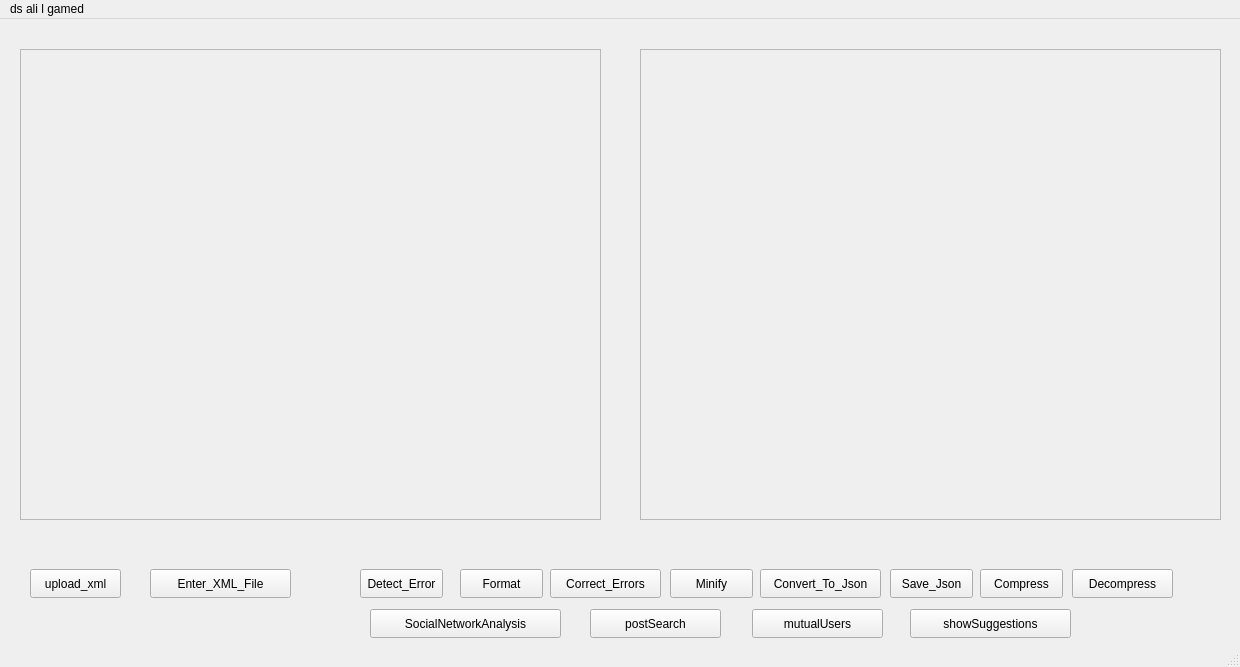
<?xml version="1.0" encoding="UTF-8"?>
<ui version="4.0">
 <class>MainWindow</class>
 <widget class="QMainWindow" name="MainWindow">
  <property name="geometry">
   <rect>
    <x>0</x>
    <y>0</y>
    <width>1240</width>
    <height>667</height>
   </rect>
  </property>
  <property name="windowTitle">
   <string>MainWindow</string>
  </property>
  <widget class="QWidget" name="centralwidget">
   <widget class="QPushButton" name="Enter_XML_File">
    <property name="geometry">
     <rect>
      <x>150</x>
      <y>550</y>
      <width>141</width>
      <height>29</height>
     </rect>
    </property>
    <property name="text">
     <string>Enter_XML_File</string>
    </property>
   </widget>
   <widget class="QPushButton" name="Decompress_Button">
    <property name="geometry">
     <rect>
      <x>1072</x>
      <y>550</y>
      <width>101</width>
      <height>29</height>
     </rect>
    </property>
    <property name="text">
     <string>Decompress</string>
    </property>
   </widget>
   <widget class="QPushButton" name="Minify_Button">
    <property name="geometry">
     <rect>
      <x>670</x>
      <y>550</y>
      <width>83</width>
      <height>29</height>
     </rect>
    </property>
    <property name="text">
     <string>Minify</string>
    </property>
   </widget>
   <widget class="QPushButton" name="Correct_Errors_Button">
    <property name="geometry">
     <rect>
      <x>550</x>
      <y>550</y>
      <width>111</width>
      <height>29</height>
     </rect>
    </property>
    <property name="text">
     <string>Correct_Errors</string>
    </property>
   </widget>
   <widget class="QPushButton" name="upload_xml">
    <property name="geometry">
     <rect>
      <x>30</x>
      <y>550</y>
      <width>91</width>
      <height>29</height>
     </rect>
    </property>
    <property name="text">
     <string>upload_xml</string>
    </property>
   </widget>
   <widget class="QPushButton" name="Compress_Button">
    <property name="geometry">
     <rect>
      <x>980</x>
      <y>550</y>
      <width>83</width>
      <height>29</height>
     </rect>
    </property>
    <property name="text">
     <string>Compress</string>
    </property>
   </widget>
   <widget class="QScrollArea" name="scrollArea_1">
    <property name="geometry">
     <rect>
      <x>20</x>
      <y>30</y>
      <width>581</width>
      <height>471</height>
     </rect>
    </property>
    <property name="widgetResizable">
     <bool>true</bool>
    </property>
    <widget class="QWidget" name="scrollAreaWidgetContents">
     <property name="geometry">
      <rect>
       <x>0</x>
       <y>0</y>
       <width>579</width>
       <height>469</height>
      </rect>
     </property>
     <widget class="QWidget" name="verticalLayoutWidget">
      <property name="geometry">
       <rect>
        <x>9</x>
        <y>9</y>
        <width>561</width>
        <height>451</height>
       </rect>
      </property>
      <layout class="QVBoxLayout" name="verticalLayout"/>
     </widget>
    </widget>
   </widget>
   <widget class="QPushButton" name="Convert_To_Json">
    <property name="geometry">
     <rect>
      <x>760</x>
      <y>550</y>
      <width>121</width>
      <height>29</height>
     </rect>
    </property>
    <property name="text">
     <string>Convert_To_Json</string>
    </property>
   </widget>
   <widget class="QPushButton" name="Format_Button">
    <property name="geometry">
     <rect>
      <x>460</x>
      <y>550</y>
      <width>83</width>
      <height>29</height>
     </rect>
    </property>
    <property name="text">
     <string>Format</string>
    </property>
   </widget>
   <widget class="QPushButton" name="Save_Json_Button">
    <property name="geometry">
     <rect>
      <x>890</x>
      <y>550</y>
      <width>83</width>
      <height>29</height>
     </rect>
    </property>
    <property name="text">
     <string>Save_Json</string>
    </property>
   </widget>
   <widget class="QScrollArea" name="scrollArea_2">
    <property name="geometry">
     <rect>
      <x>640</x>
      <y>30</y>
      <width>581</width>
      <height>471</height>
     </rect>
    </property>
    <property name="widgetResizable">
     <bool>true</bool>
    </property>
    <widget class="QWidget" name="scrollAreaWidgetContents_2">
     <property name="geometry">
      <rect>
       <x>0</x>
       <y>0</y>
       <width>579</width>
       <height>469</height>
      </rect>
     </property>
    </widget>
   </widget>
   <widget class="QPushButton" name="Detect_Error">
    <property name="geometry">
     <rect>
      <x>360</x>
      <y>550</y>
      <width>83</width>
      <height>29</height>
     </rect>
    </property>
    <property name="text">
     <string>Detect_Error</string>
    </property>
   </widget>
   <widget class="QPushButton" name="SocialNetworkAnalysis">
    <property name="geometry">
     <rect>
      <x>370</x>
      <y>590</y>
      <width>191</width>
      <height>29</height>
     </rect>
    </property>
    <property name="text">
     <string>SocialNetworkAnalysis</string>
    </property>
   </widget>
   <widget class="QPushButton" name="postSearch">
    <property name="geometry">
     <rect>
      <x>590</x>
      <y>590</y>
      <width>131</width>
      <height>29</height>
     </rect>
    </property>
    <property name="text">
     <string>postSearch</string>
    </property>
   </widget>
   <widget class="QPushButton" name="showSuggestions">
    <property name="geometry">
     <rect>
      <x>910</x>
      <y>590</y>
      <width>161</width>
      <height>29</height>
     </rect>
    </property>
    <property name="text">
     <string>showSuggestions</string>
    </property>
   </widget>
   <widget class="QPushButton" name="mutualUsers">
    <property name="geometry">
     <rect>
      <x>752</x>
      <y>590</y>
      <width>131</width>
      <height>29</height>
     </rect>
    </property>
    <property name="text">
     <string>mutualUsers</string>
    </property>
   </widget>
  </widget>
  <widget class="QMenuBar" name="menubar">
   <property name="geometry">
    <rect>
     <x>0</x>
     <y>0</y>
     <width>1240</width>
     <height>25</height>
    </rect>
   </property>
   <widget class="QMenu" name="menuds_ali_l_gamed">
    <property name="title">
     <string>ds ali l gamed</string>
    </property>
   </widget>
   <addaction name="menuds_ali_l_gamed"/>
  </widget>
  <widget class="QStatusBar" name="statusbar"/>
 </widget>
 <resources/>
 <connections/>
</ui>
